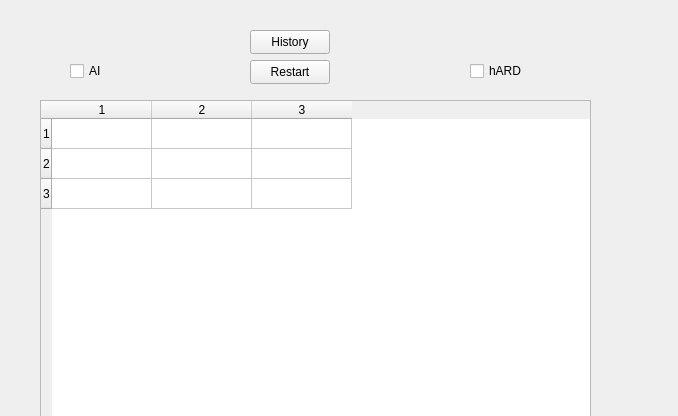
<?xml version="1.0" encoding="UTF-8"?>
<ui version="4.0">
 <class>GameWindow</class>
 <widget class="QWidget" name="GameWindow">
  <property name="geometry">
   <rect>
    <x>0</x>
    <y>0</y>
    <width>678</width>
    <height>416</height>
   </rect>
  </property>
  <property name="windowTitle">
   <string>Game</string>
  </property>
  <widget class="QTableWidget" name="board">
   <property name="geometry">
    <rect>
     <x>40</x>
     <y>100</y>
     <width>551</width>
     <height>331</height>
    </rect>
   </property>
   <property name="editTriggers">
    <set>QAbstractItemView::NoEditTriggers</set>
   </property>
   <property name="selectionMode">
    <enum>QAbstractItemView::NoSelection</enum>
   </property>
   <property name="rowCount">
    <number>3</number>
   </property>
   <property name="columnCount">
    <number>3</number>
   </property>
   <row/>
   <row/>
   <row/>
   <column/>
   <column/>
   <column/>
  </widget>
  <widget class="QCheckBox" name="modeCheckBox">
   <property name="geometry">
    <rect>
     <x>70</x>
     <y>60</y>
     <width>78</width>
     <height>22</height>
    </rect>
   </property>
   <property name="text">
    <string>AI</string>
   </property>
  </widget>
  <widget class="QCheckBox" name="difficultyCheckBox">
   <property name="geometry">
    <rect>
     <x>470</x>
     <y>60</y>
     <width>78</width>
     <height>22</height>
    </rect>
   </property>
   <property name="text">
    <string>hARD</string>
   </property>
  </widget>
  <widget class="QPushButton" name="restartButton">
   <property name="geometry">
    <rect>
     <x>250</x>
     <y>60</y>
     <width>80</width>
     <height>24</height>
    </rect>
   </property>
   <property name="text">
    <string>Restart</string>
   </property>
  </widget>
  <widget class="QPushButton" name="historyButton">
   <property name="geometry">
    <rect>
     <x>250</x>
     <y>30</y>
     <width>80</width>
     <height>24</height>
    </rect>
   </property>
   <property name="text">
    <string>History</string>
   </property>
  </widget>
 </widget>
 <resources/>
 <connections/>
</ui>
